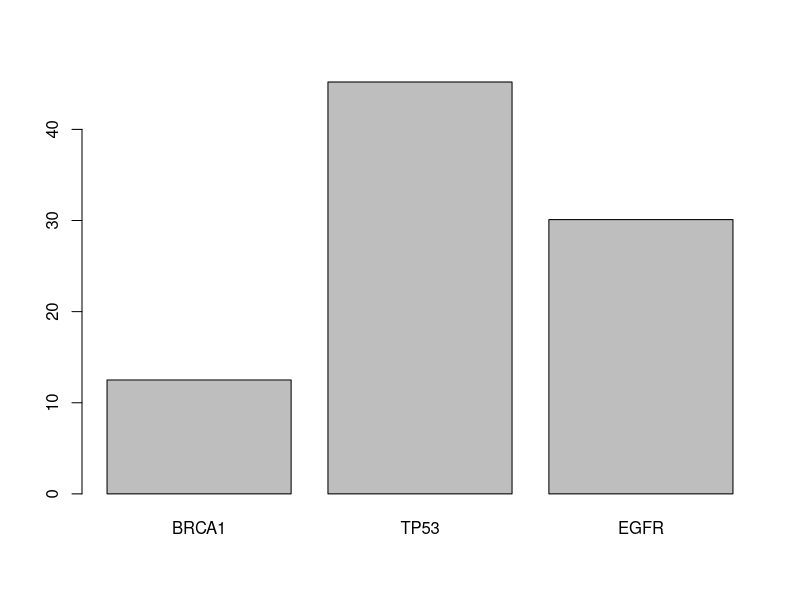

Write the R code that produced this figure.
genes <- c("BRCA1", "TP53", "EGFR")
expression <- c(12.5, 45.2, 30.1)
condition <- c("Control", "Treatment", "Treatment")
exp_data <- data.frame(Genes=genes, Expression=expression, Condition=condition)
str(exp_data)
png("~/bioinformatics_hw/r_task/expression_plot.png")
barplot(exp_data$Expression, names.arg=exp_data$Genes)
dev.off()
